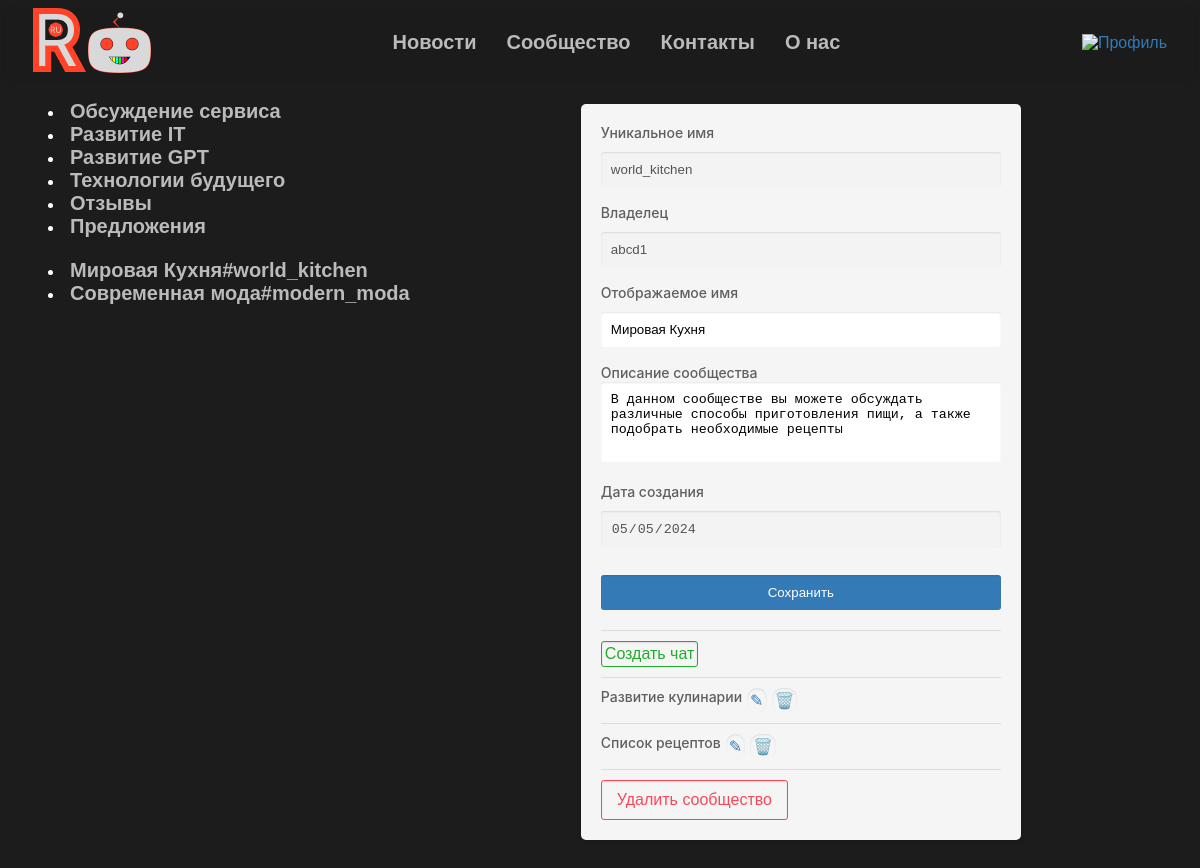
Page /community/edit (signed in) on the committed database.
### app.py (models this page shows)
class Community(Base):
    __tablename__ = 'community'
    id = Column(Integer, primary_key=True)
    unique_name = Column(String, nullable=False, unique=True)
    owner = Column(String, nullable=False)
    com_name = Column(String, nullable=False)
    com_description = Column(String, nullable=False)
    date_creation = Column(String, nullable=False)
    chat_list = Column(String, nullable=True)

### app.py (the view)
@app.route("/community/edit", methods=['GET', 'POST'])
@login_required
def community_edit_page():
    user_metadata = session.query(Auth).filter_by(id=current_user.get_id()).first()
    if user_metadata.has_communty:
        community = session.query(Community).filter_by(unique_name=user_metadata.has_communty).first()
        if request.method == 'POST':
            community.com_name = request.form['com_name']
            community.com_description = request.form['com_desc']
            session.commit()
            flash(f'Соообщество {community.unique_name} был успешно отредактирован', 'success')
        return render_template('community_edit_page.html', community=community, com_chats=get_chats(community.chat_list.replace('<', '').replace('>', '')), chats=get_root_chats(), communities=get_communities())
    else:
        flash('Для начала вам необходимо создать сообщество', 'info')
        return redirect(url_for('community_create_page'))

### app.py (called while the page is built)
@login_manager.user_loader
def load_user(user_id):
    return UserLogin().fromDB(user_id)

def get_chats(chat_list: str) -> list[str]:
    chats=chat_list.split(',')
    chats.remove('')
    return chats

def get_communities():
    return session.query(Community).filter(Community.unique_name != 'root') .all()

def get_root_chats():
    chats = get_chats(session.query(Community).filter_by(unique_name="root").first().chat_list.replace('<', '').replace('>', ''))
    return chats if chats else ""

    def fromDB(self, user_id):
        self.__user = session.query(Auth).filter_by(id=user_id)
        self.__id = user_id
        return self

    def get_id(self):
        return self.__id

### templates/community_edit_page.html (shortened to what this page needs)
{% extends "community_base.html" %}
{% block container %}
<form action="{{url_for('community_edit_page')}}" method="post">
    <div>
        <label for="com_unique_name">Уникальное имя</label>
        <input type="text" name="com_unique_name" value="{{community.unique_name}}" disabled>
    </div>
    <div>
        <label for="com_owner">Владелец</label>
        <input type="text" name="com_owner" value="{{community.owner}}" disabled>
    </div>
    <div>
        <label for="com_name">Отображаемое имя</label>
        <input type="text" name="com_name" value="{{community.com_name}}" placeholder="Не указано" minlength="4" maxlength="32" required>
    </div>
    <div>
        <label for="com_desc">Описание сообщества</label>
        <textarea type="textarea" name="com_desc" placeholder="Не указано" rows="4" maxlength="256">{{community.com_description}}</textarea>
    </div>
    <div>
        <label for="date_creation">Дата создания</label>
        <input type="date" name="date_creation" value="{{community.date_creation}}" placeholder="Не указано" disabled>
    </div>
    <input type="submit" value="Сохранить">
    <hr>
    <btn>
        <a href="{{url_for('community_create_chat_page')}}" class="createbutton">Создать чат</a>
    </btn>
    {% for com_chat in com_chats %}
    <hr>
    <btn>
        <label>{{com_chat}}</label>
        <a href="/community/edit_chat/{{com_chat}}" class="smallbutton">✎</a>
        <a href="/community/delete_chat/{{com_chat}}" class="smallbutton">🗑️</a>
    </btn>
    {% endfor %}
    <hr>
    <btn>
        <a href="{{url_for('community_delete_page')}}" class="button">Удалить сообщество</a>
    </btn>
</form>
{% endblock %}

### templates/community_base.html (shortened to what this page needs)
{% extends "base.html" %}
{% block style %}
<link rel="stylesheet" href="{{url_for('static', filename='css/input_style.css')}}">
<link rel="stylesheet" href="{{url_for('static', filename='css/text_area_style.css')}}">
{% endblock %}
{% block content %}
<base_content_pane>
    <menu>
        {% for chat in chats %}
            <li><a href="/community/center/root/{{chat}}">{{chat}}</a></li>
        {% endfor %}
        {% for cm in communities %}
            <li><a href="/community/center/{{cm.unique_name}}">{{cm.com_name}}#{{cm.unique_name}}</a></li>
        {% endfor %}
    </menu>
    <container>
        {% block container %}{% endblock %}
    </container>
</base_content_pane>
{% endblock %}

### static/css/main.css (style rules this page uses)
body { font-family: Arial, Helvetica, sans-serif; color: #fff; background-color: #1C1C1C; }
form { width: 400px; margin: 20px auto; background-color: #f5f5f5; padding: 20px; border-radius: 5px; box-shadow: 0 2px 5px rgba(0, 0, 0, 0.1); }
a { color: #fff; text-decoration: none; }
li a { color: #bbbbbb; font-weight: bold; font-size: 20px; }

### static/css/input_style.css (style rules this page uses)
input[type="text"], input[type="password"], input[type="submit"], input[type="email"], input[type="tel"], input[type="date"] { width: -webkit-fill-available; padding: 10px; margin-bottom: 10px; margin-top: 10px; border: none; border-radius: 3px; box-shadow: inset 0 1px 2px rgba(0, 0, 0, 0.1); }
input[type="submit"] { background-color: #337ab7; color: #fff; cursor: pointer; }
btn { display: flex; justify-content: flex-start; }
.button { padding: 10px 15px; color: #f74859; border: 1px solid #f74859; border-radius: 3px; background-color: #f5f5f5; box-shadow: inset 0 1px 2px rgba(0, 0, 0, 0.1); margin-right: 20px; text-decoration: none; text-align: center; cursor: pointer; }
.createbutton { padding: 3px; color: #20ac2c; border: 1px solid #20ac2c; border-radius: 3px; background-color: #f5f5f5; box-shadow: inset 0 1px 2px rgba(0, 0, 0, 0.1); margin-right: 20px; text-decoration: none; text-align: center; cursor: pointer; }
a { color: #337ab7; text-decoration: none; }
hr { margin-top: 10px; margin-bottom: 10px; border: none; border-top: 1px solid #ddd; }
label { font-family: -apple-system, BlinkMacSystemFont, "Segoe UI", Roboto, Oxygen, Ubuntu, Cantarell, "Open Sans", "Helvetica Neue", sans-serif; text-shadow: none; font-weight: 500; font-size: 14px; color: #5f5f5f; text-decoration: none; }
div { margin-bottom: 7px }

### static/css/text_area_style.css (style rules this page uses)
textarea { width: -webkit-fill-available; padding: 10px; margin-bottom: 10px; border: none; border-radius: 3px; box-shadow: inset 0 1px 2px rgba(0, 0, 0, 0.1); resize: none; }

### templates/community_base.html (style rules this page uses)
base_content_pane { display: flex; flex-direction: row; }
menu { display: flex; flex-direction: column; }
container { flex: auto; }

### templates/community_edit_page.html (style rules this page uses)
.smallbutton { padding: 3px; border: none; border-radius: 10px; box-shadow: inset 0 1px 2px rgba(0, 0, 0, 0.1); margin-right: 5px; text-decoration: none; text-align: center; cursor: pointer; }
label { margin-right: 5px; }

### rows in the picture
Community: com_name "Мировая Кухня", unique_name "world_kitchen", com_unique_name "world_kitchen", com_owner "abcd1", com_desc "В данном сообществе вы можете обсуждать различные способы приготовления пищи, а также подобрать необходимые рецепты", date_creation "05/05/2024"
Community: com_name "Современная мода", unique_name "modern_moda"

### other values in the picture
{{ chat }} "Обсуждение сервиса" "Развитие IT" "Развитие GPT" "Технологии будущего" "Отзывы" "Предложения"
{{ com_chat }} "Развитие кулинарии" "Список рецептов"
